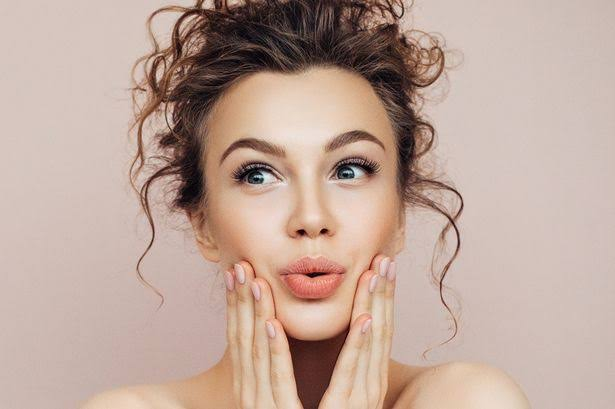
#> input picture images.jpg, 615 x 409 px, found by its file name
$ jupyter execute 'Frontal face detection.ipynb'
#> lines starting #> are read from the running program, lines starting #| are printed output that depends on the picture; after the words box and inside, x2 and y2 are one past the last pixel; in counts of white or black regions, pixels touching at a corner belong together
[cell 1]
import cv2
image=cv2.imread('./images/images.jpg')
#> image is the input picture: shape (409, 615, 3); mean B, G, R 154.8, 166.3, 191
face_classifier=cv2.CascadeClassifier('.\Haarcascades\haarcascade_frontalface_default.xml')
eye_classifier=cv2.CascadeClassifier('.\Haarcascades\haarcascade_eye.xml')
gray_image=cv2.cvtColor(image,cv2.COLOR_BGR2GRAY)
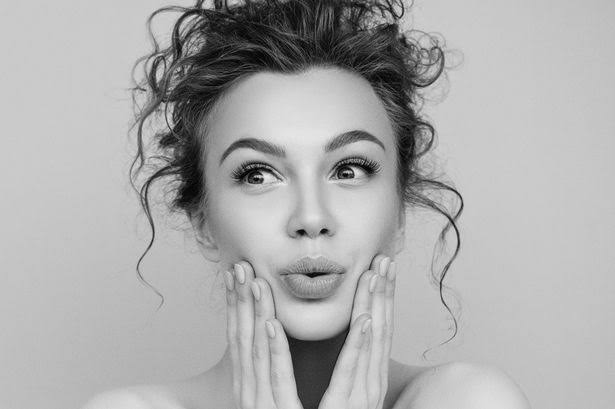
#> gray_image: shape (409, 615); min 0, max 239, mean 172.4
faces=face_classifier.detectMultiScale(gray_image,1.2,5)
#> faces = [[180, 76, 249, 249]]
if faces is ():
    print("No Faces")
for (x,y,w,h) in faces:
    cv2.rectangle(image,(x,y),(x+w,y+h),(255,0,0),4)
    crop_gray=gray_image[y:y+h,x:x+w]
    crop_color=image[y:y+h,x:x+w]
    eyes=eye_classifier.detectMultiScale(crop_gray)
    for (ex,ey,ew,eh) in eyes:
        cv2.rectangle(crop_color,(ex,ey),(ex+ew,ey+eh),(0,0,255),3)
        cv2.imshow('Face Detection',image)
        cv2.waitKey()
        cv2.destroyAllWindows()
#> this loop made 1 pass
#> pass 1, `crop_gray=gray_image[y:y+h,x:x+w]`:
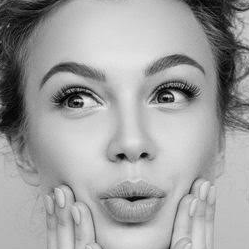
#> crop_gray: shape (249, 249); min 0, max 239, mean 160.2
#> pass 1, `crop_color=image[y:y+h,x:x+w]`:
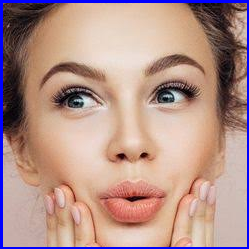
#> crop_color: shape (249, 249, 3); mean B, G, R 138.9, 146.6, 180.2
#> pass 1, `cv2.imshow('Face Detection',image)`:
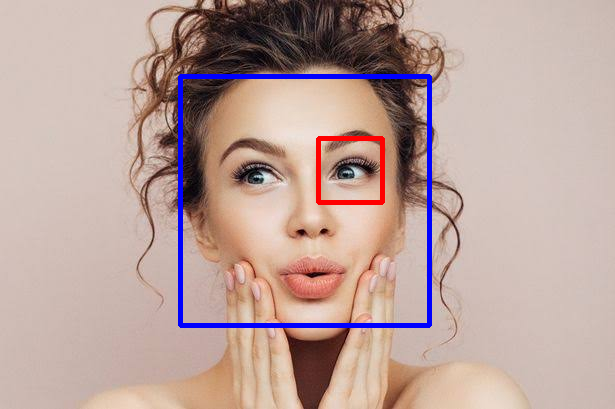
#> window 'Face Detection': shape (409, 615, 3); mean B, G, R 156.6, 162.7, 187.9
#> pass 1, `cv2.imshow('Face Detection',image)`:
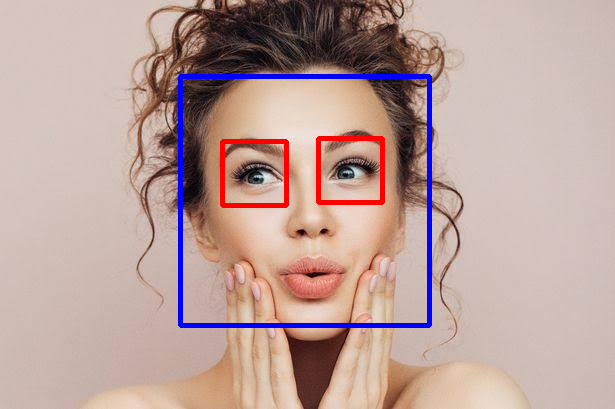
#> window 'Face Detection': shape (409, 615, 3); mean B, G, R 155.9, 161.9, 188.2
#> after the loop:
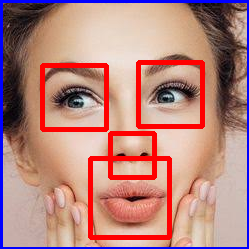
#> crop_color: shape (249, 249, 3); 7.94% of pixels changed, all inside (x1, y1, x2, y2) = (40, 60, 205, 240)
#> after the loop:
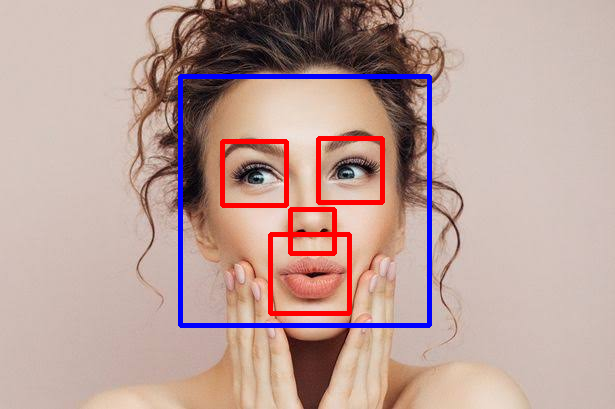
#> image: shape (409, 615, 3); 3.93% of pixels changed, all inside (x1, y1, x2, y2) = (178, 74, 432, 328)
